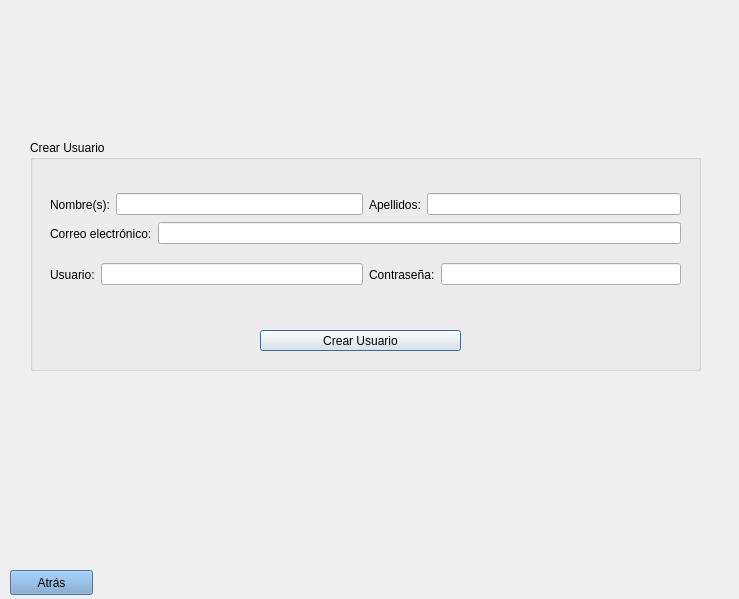
<?xml version="1.0" encoding="UTF-8"?>
<ui version="4.0">
 <class>Usuario</class>
 <widget class="QDialog" name="Usuario">
  <property name="geometry">
   <rect>
    <x>0</x>
    <y>0</y>
    <width>739</width>
    <height>599</height>
   </rect>
  </property>
  <property name="windowTitle">
   <string>Dialog</string>
  </property>
  <widget class="QGroupBox" name="groupBox">
   <property name="geometry">
    <rect>
     <x>30</x>
     <y>140</y>
     <width>671</width>
     <height>231</height>
    </rect>
   </property>
   <property name="title">
    <string>Crear Usuario</string>
   </property>
   <widget class="QWidget" name="layoutWidget_5">
    <property name="geometry">
     <rect>
      <x>20</x>
      <y>80</y>
      <width>631</width>
      <height>27</height>
     </rect>
    </property>
    <layout class="QHBoxLayout" name="horizontalLayout_5">
     <item>
      <widget class="QLabel" name="label_8">
       <property name="text">
        <string>Correo electrónico:</string>
       </property>
      </widget>
     </item>
     <item>
      <widget class="QLineEdit" name="lineEdit_5"/>
     </item>
    </layout>
   </widget>
   <widget class="QPushButton" name="pushButton">
    <property name="geometry">
     <rect>
      <x>230</x>
      <y>190</y>
      <width>201</width>
      <height>21</height>
     </rect>
    </property>
    <property name="text">
     <string>Crear Usuario</string>
    </property>
   </widget>
   <widget class="QWidget" name="layoutWidget">
    <property name="geometry">
     <rect>
      <x>20</x>
      <y>50</y>
      <width>631</width>
      <height>29</height>
     </rect>
    </property>
    <layout class="QHBoxLayout" name="horizontalLayout_6">
     <item>
      <layout class="QHBoxLayout" name="horizontalLayout">
       <item>
        <widget class="QLabel" name="label">
         <property name="text">
          <string>Nombre(s):</string>
         </property>
        </widget>
       </item>
       <item>
        <widget class="QLineEdit" name="lineEdit"/>
       </item>
      </layout>
     </item>
     <item>
      <layout class="QHBoxLayout" name="horizontalLayout_4">
       <item>
        <widget class="QLabel" name="label_4">
         <property name="text">
          <string>Apellidos:</string>
         </property>
        </widget>
       </item>
       <item>
        <widget class="QLineEdit" name="lineEdit_4"/>
       </item>
      </layout>
     </item>
    </layout>
   </widget>
   <widget class="QWidget" name="layoutWidget">
    <property name="geometry">
     <rect>
      <x>20</x>
      <y>120</y>
      <width>631</width>
      <height>29</height>
     </rect>
    </property>
    <layout class="QHBoxLayout" name="horizontalLayout_3">
     <item>
      <layout class="QHBoxLayout" name="horizontalLayout_2">
       <item>
        <widget class="QLabel" name="label_2">
         <property name="text">
          <string>Usuario:</string>
         </property>
        </widget>
       </item>
       <item>
        <widget class="QLineEdit" name="lineEdit_2"/>
       </item>
      </layout>
     </item>
     <item>
      <layout class="QHBoxLayout" name="horizontalLayout_7">
       <item>
        <widget class="QLabel" name="label_9">
         <property name="text">
          <string>Contraseña:</string>
         </property>
        </widget>
       </item>
       <item>
        <widget class="QLineEdit" name="lineEdit_6"/>
       </item>
      </layout>
     </item>
    </layout>
   </widget>
  </widget>
  <widget class="QLabel" name="label_5">
   <property name="geometry">
    <rect>
     <x>480</x>
     <y>380</y>
     <width>261</width>
     <height>221</height>
    </rect>
   </property>
   <property name="text">
    <string/>
   </property>
   <property name="pixmap">
    <pixmap>../Pictures/2.png</pixmap>
   </property>
  </widget>
  <widget class="QLabel" name="label_6">
   <property name="geometry">
    <rect>
     <x>250</x>
     <y>20</y>
     <width>231</width>
     <height>101</height>
    </rect>
   </property>
   <property name="text">
    <string/>
   </property>
   <property name="pixmap">
    <pixmap>../Pictures/turis.png</pixmap>
   </property>
  </widget>
  <widget class="QLabel" name="label_7">
   <property name="geometry">
    <rect>
     <x>110</x>
     <y>440</y>
     <width>171</width>
     <height>131</height>
    </rect>
   </property>
   <property name="text">
    <string/>
   </property>
   <property name="pixmap">
    <pixmap>../Pictures/taxi.png</pixmap>
   </property>
  </widget>
  <widget class="QPushButton" name="pushButton_atras">
   <property name="geometry">
    <rect>
     <x>10</x>
     <y>570</y>
     <width>83</width>
     <height>25</height>
    </rect>
   </property>
   <property name="styleSheet">
    <string notr="true">background-color: rgb(114, 159, 207);</string>
   </property>
   <property name="text">
    <string>Atrás</string>
   </property>
  </widget>
 </widget>
 <resources/>
 <connections/>
</ui>
